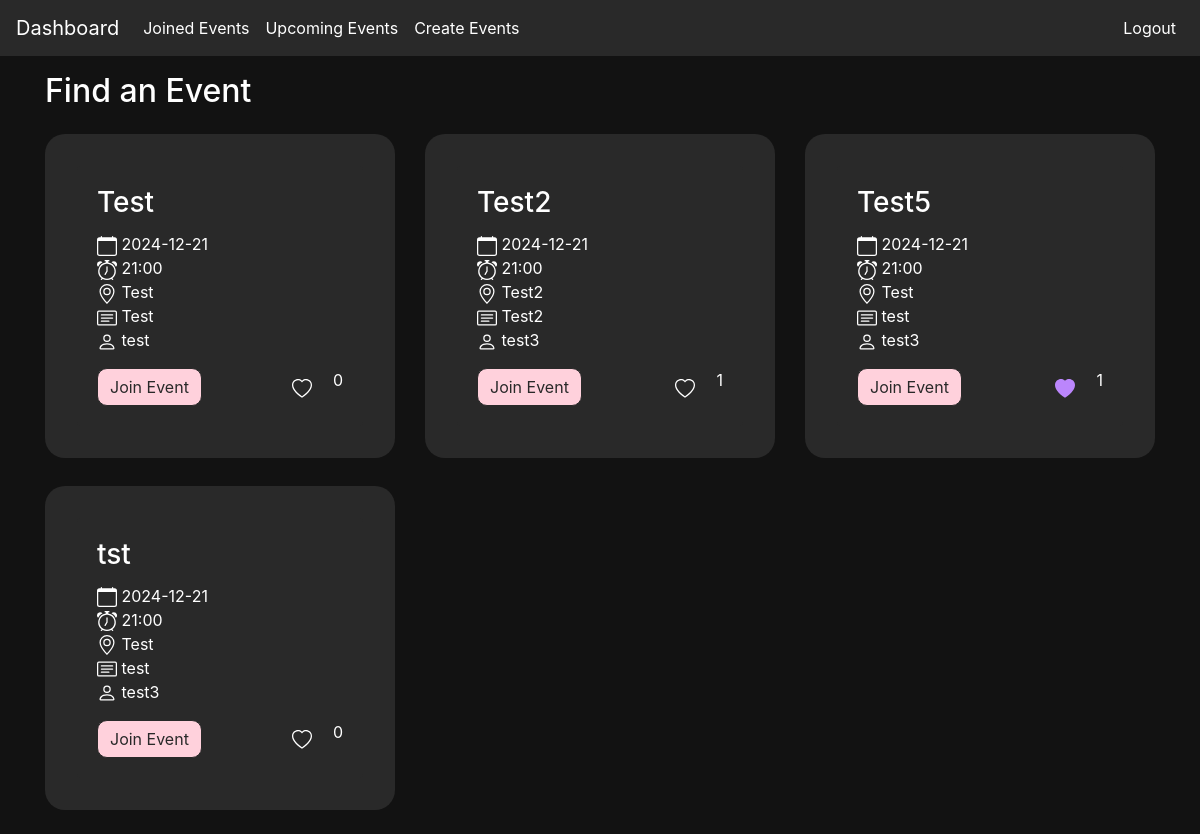
The page /upcoming (signed in) on the database its author committed.
### app/models.py (models this page shows, shortened)
class Event(db.Model):
    id = db.Column(db.Integer, primary_key=True)
    title = db.Column(db.String(100), nullable=False)
    date = db.Column(db.DateTime, nullable=False)
    time = db.Column(db.DateTime, nullable=False)
    location = db.Column(db.String(100), nullable=False)
    description = db.Column(db.Text)
    attendees = db.relationship('User', secondary=attendance, back_populates='events_attending')
    likes = db.relationship('User', secondary=likes, back_populates='liked_events')
    creator_id = db.Column(db.Integer, db.ForeignKey('user.id'), nullable=False)
    creator = db.relationship('User', back_populates='created_events')

class User(db.Model, UserMixin):
    id = db.Column(db.Integer, primary_key=True)
    username = db.Column(db.String(50), unique=True, nullable=False)
    password = db.Column(db.String(200), nullable=False)
    events_attending = db.relationship('Event', secondary=attendance, back_populates='attendees')
    created_events = db.relationship('Event', back_populates='creator')
    liked_events = db.relationship('Event', secondary=likes, back_populates='likes')

### app/views.py (the view)
@app.route('/upcoming', methods=['GET', 'POST'])
@login_required
def upcomingevents():
    all_events = Event.query.all()
    return render_template('upcomingevents.html', all_events=all_events)

### app/models.py (called while the page is built)
@login_manager.user_loader
def load_user(user_id):
    return User.query.get(int(user_id))

### app/templates/upcomingevents.html (shortened to what this page needs)
{% extends "base.html" %}
{% block content %}
<div class="container">
  <h2 class="event-title">Find an Event</h2>
  <div class="row">
    {% for event in all_events %}
      <div class="col-md-4">
        <div class="container medium-widget-container mt-3">
          <div class="card">
            <div class="card-body d-flex flex-column">
              <h3 class="card-title">{{ event.title }}</h3>
              <p class="card-text">
                {{  event.date.strftime('%Y-%m-%d') }}<br>
                {{ event.time.strftime('%H:%M') }}<br>
                {{ event.location }}<br>
                {{ event.description }}<br>
                {{ event.creator.username }}
              </p>
              <div class="d-flex justify-content-between">
                <a href="{{ url_for('join_event', event_id=event.id) }}" class="btn btn-primary">Join Event</a>
                <div class="d-flex">
                  <button class="btn like-button ml-auto mr-2" data-event-id="{{ event.id }}">
                    {% if event in current_user.liked_events %}
                    <svg xmlns="http://www.w3.org/2000/svg" width="20" height="20" fill="#bb86fc" class="bi bi-heart-fill" viewBox="0 0 16 16">
                      <path fill-rule="evenodd" d="M8 1.314C12.438-3.248 23.534 4.735 8 15-7.534 4.736 3.562-3.248 8 1.314"/>
                    </svg>
                    {% endif %}
                  </button>
                  <span class="like-count">{{ event.likes | length}}</span>
                </div>
              </div>
            </div>
          </div>
        </div>
      </div>
    {% endfor %}
  </div>
</div>
{% endblock %}

### app/templates/base.html (shortened to what this page needs)
<!DOCTYPE html>
<html lang="en">
<head>
    <link rel="stylesheet" href="https://stackpath.bootstrapcdn.com/bootstrap/4.2.1/css/bootstrap.min.css">
    <link rel="stylesheet" type="text/css" href="../static/styles.css">
</head>
<body id="bootstrap-overrides">
    <nav class="navbar navbar-expand-lg navbar-dark bg-secondary">
        <a class="navbar-brand" href="/">Dashboard</a>
        <div class="collapse navbar-collapse" id="navbarNav">
            <ul class="navbar-nav">
                <li class="nav-item">
                    <a class="nav-link" href="{{ url_for('myevents') }}">Joined Events</a>
                </li>
                <li class="nav-item">
                    <a class="nav-link" href="{{ url_for('upcomingevents') }}">Upcoming Events</a>
                </li>
                <li class="nav-item">
                    <a class="nav-link" href="{{ url_for('createevents') }}">Create Events</a>
                </li>
            </ul>
            <ul class="navbar-nav ml-auto">
                {% if current_user.is_authenticated %}
                    <li class="nav-item">
                        <a class="nav-link" href="{{ url_for('logout') }}">Logout</a>
                    </li>
                {% endif %}
            </ul>
        </div>
    </nav>
    <div>
        {% block content %}{% endblock %}
    </div>
</body>
</html>

### app/static/styles.css (style rules this page uses)
#bootstrap-overrides { background-color: #121212; }
.navbar { background-color: #292929 !important; }
#navbarNav .nav-link, .logon-form-container { color: #ffffff; }
#bootstrap-overrides .btn-primary { background-color: #ffd1dc; border-color: #292929; color: #292929; border-radius: 10px; }
.medium-widget-container { background-color: #292929; padding: 2rem; border-radius: 20px; color: #ffffff; }
.card { background-color: #292929; border: none; }
.container { flex: 0 0 100%; margin-bottom: 12px; }
.event-title { color: #ffffff; }

### rows shown on the page
Event: title "Test", date "2024-12-21", time "21:00", location "Test", description "Test", creator.username "test", likes|length "0"
Event: title "Test2", date "2024-12-21", time "21:00", location "Test2", description "Test2", creator.username "test3", likes|length "1"
Event: title "Test5", date "2024-12-21", time "21:00", location "Test", description "test", creator.username "test3", likes|length "1"
Event: title "tst", date "2024-12-21", time "21:00", location "Test", description "test", creator.username "test3", likes|length "0"
